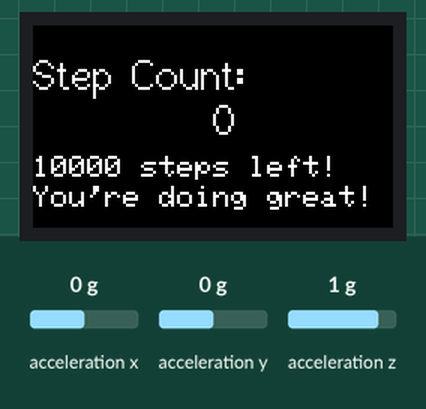
This program was run on a simulated ESP32. Shown: 240×135 colour display. Inputs (shaded band) come from the test bench; at power-on: acceleration x 0 g, acceleration y 0 g, acceleration z 1 g. WiFi joins after 1.5 s; servers stay silent unless stated; uploads are accepted with an empty reply; EEPROM starts erased; what the program prints to the serial monitor is not drawn.

Above: at 16.0 s.
16.1 s: acceleration x set to -1.4 g
At 16.8 s:
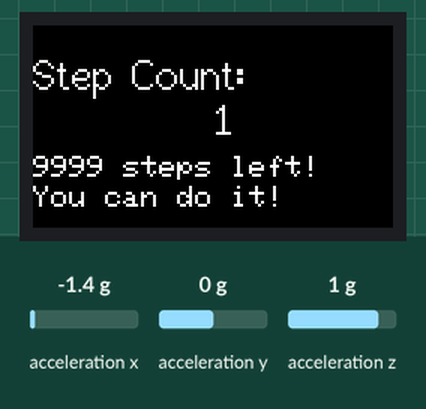
19.1 s: acceleration x set to 0 g
20.6 s: acceleration y set to -1.4 g
At 22.5 s:
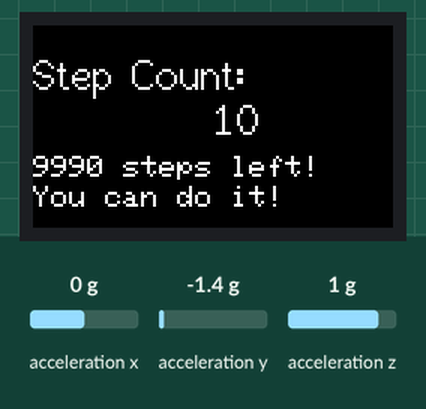
22.6 s: acceleration y set to 0 g
24.1 s: acceleration z set to -1.4 g
At 26.2 s:
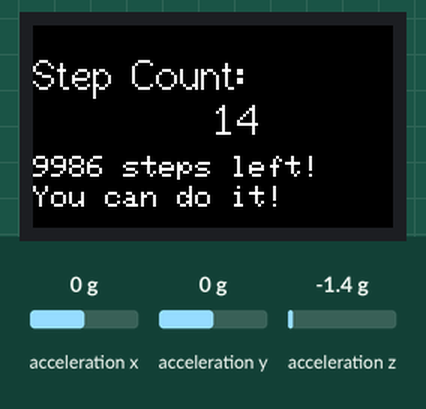
26.3 s: acceleration z set to -0.8 g
Timing chart, 0 to 28.8 s (numbered marks = the images above; inputs shaded):
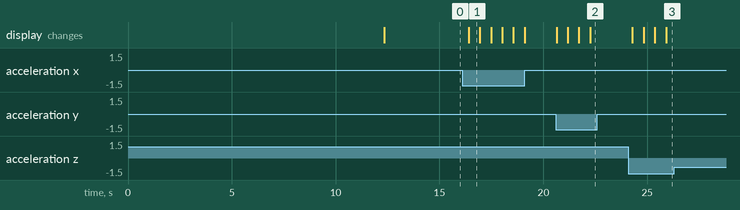

Measured:
- after the input at 16.1 s, the display: changes after 0.31 s (image 1)
- after the input at 19.1 s, every drawn part: stays the same
- after the input at 20.6 s, the display: first changes at once (image 2 shows a later state)
- after the input at 22.6 s, every drawn part: stays the same
- after the input at 24.1 s, the display: first changes after 0.20 s (image 3 shows a later state)
- after the input at 26.3 s, every drawn part: stays the same
- what the display in image 1 shows lasts 0.5 s, from 16.4 s to 16.9 s

The program:

main.cpp
```cpp
#include <Arduino.h>
#include <HttpClient.h>
#include <WiFi.h>
#include <inttypes.h>
#include <stdio.h>
#include "esp_system.h"
#include "freertos/FreeRTOS.h"
#include "freertos/task.h"
#include "nvs.h"
#include "nvs_flash.h"
#include <Wire.h>
#include <Adafruit_Sensor.h>
#include <Adafruit_ADXL345_U.h>
#include <TFT_eSPI.h>

//accelerometer stuff
Adafruit_ADXL345_Unified adxl = Adafruit_ADXL345_Unified(12345);
int steps = 0;
float threshold = 1.5;
float baseX = 0.0;
float baseY = 0.0;
float baseZ = 0.0;

//wifi information
char ssid[50];
char pass[50];

// Number of milliseconds to wait without receiving any data before we give up
const int kNetworkTimeout = 30 * 1000;

// Number of milliseconds to wait if no data is available before trying again
const int kNetworkDelay = 1000;

TFT_eSPI tft = TFT_eSPI();

//calibrates acccelerometer for 10 seconds
void calibrateSensor() {
  const int samples = 100;
  float tempX = 0.0, tempY = 0.0, tempZ = 0.0;

  for (int i = 0; i < samples; i++) {
    sensors_event_t event;
    adxl.getEvent(&event);
    tempX += event.acceleration.x;
    tempY += event.acceleration.y;
    tempZ += event.acceleration.z;
    delay(100);
  }
  baseX = tempX / samples;
  baseY = tempY / samples;
  baseZ = tempZ / samples;
  Serial.println("Done Calibrating.");
}

void nvs_access() {
  // Initialize NVS
  esp_err_t err = nvs_flash_init();
  if (err == ESP_ERR_NVS_NO_FREE_PAGES ||
    err == ESP_ERR_NVS_NEW_VERSION_FOUND) {
    // NVS partition was truncated and needs to be erased
    // Retry nvs_flash_init
    ESP_ERROR_CHECK(nvs_flash_erase());
    err = nvs_flash_init();
  }
  ESP_ERROR_CHECK(err);

  // Open
  Serial.printf("\n");
  Serial.printf("Opening Non-Volatile Storage (NVS) handle... ");
  nvs_handle_t my_handle;
  err = nvs_open("storage", NVS_READWRITE, &my_handle);
  if (err != ESP_OK) {
    Serial.printf("Error (%s) opening NVS handle!\n", esp_err_to_name(err));
  } else {
    Serial.printf("Done\n");
    Serial.printf("Retrieving SSID/PASSWD\n");
    size_t ssid_len;
    size_t pass_len;
    err = nvs_get_str(my_handle, "ssid", ssid, &ssid_len);
    err |= nvs_get_str(my_handle, "pass", pass, &pass_len);
    switch (err) {
      case ESP_OK:
        Serial.printf("Done\n");
        break;
      case ESP_ERR_NVS_NOT_FOUND:
        Serial.printf("The value is not initialized yet!\n");
        break;
      default:
        Serial.printf("Error (%s) reading!\n", esp_err_to_name(err));
    }
  }
  // Close
  nvs_close(my_handle);
}

// updates display to show steps taken and steps remaining
void updateDisplay() {
  tft.fillScreen(TFT_BLACK);
  tft.setCursor(0, 0);
  float height = tft.height()/2;
  float width = tft.width()/2;
  tft.drawString("Step Count: ", 0, height-50, 2);
  char str[100];
  sprintf(str, "%d", steps);
  tft.drawString(str, width, height-20, 2);
  char str2[100];
  sprintf(str2, "%d steps left!", 10000-steps);
  tft.drawString(str2, 0, height+20, 1);
  if(10000-steps <= 2000){
    tft.drawString("Almost there!", 0, height+40, 1);
  } else if (steps%3 == 0) {
    tft.drawString("You're doing great!", 0, height+40, 1);
  } else {
    tft.drawString("You can do it!", 0, height+40, 1);
  }

}

void setup() {
  Serial.begin(9600);
  delay(1000);
  // Retrieve SSID/PASSWD from flash before anything else
  nvs_access();

  delay(1000);
  //accelerometer stuff
  Wire.begin();
  if(!adxl.begin()){
    Serial.println("Could not find ADXL345, check wiring!");
    while(1);
  }

  calibrateSensor();

  tft.init();
  tft.setRotation(1);
  tft.setTextSize(2);
  tft.setTextColor(TFT_WHITE);
  tft.setCursor(0, 0);
  updateDisplay();

  // We start by connecting to a WiFi network
  delay(1000);
  Serial.println();
  Serial.println();
  Serial.print("Connecting to ");
  Serial.println(ssid);

  WiFi.begin(ssid, pass);

  while (WiFi.status() != WL_CONNECTED) {
    delay(500);
    Serial.print(".");
  }

  Serial.println("");
  Serial.println("WiFi connected");
  Serial.println("IP address: ");
  Serial.println(WiFi.localIP());
  Serial.println("MAC address: ");
  Serial.println(WiFi.macAddress());

}

void loop() {
  int err = 0;
  WiFiClient c;
  HttpClient http(c);

  sensors_event_t event;
  adxl.getEvent(&event);
  float accelX = event.acceleration.x;
  float accelY = event.acceleration.y;
  float accelZ = event.acceleration.z;

  float rootmeansquare = sqrt(accelX*accelX+accelY*accelY+accelZ*accelZ);
  float basemeansquare = sqrt(baseX*baseX+baseY*baseY+baseZ*baseZ);

  if (rootmeansquare > basemeansquare+threshold) {
    steps++;
    updateDisplay();
  }

  char url[100];
  sprintf(url, "/?total_steps_taken=%d", steps);
  err = http.get("3.133.102.136", 5000, url, NULL);

  if (err == 0) {
    Serial.println("startedRequest ok");
    err = http.responseStatusCode();
    if (err >= 0) {
      Serial.print("Got status code: ");
      Serial.println(err);
      err = http.skipResponseHeaders();
      if (err >= 0) {

      } else {
        Serial.print("Failed to skip response headers: ");
        Serial.println(err);
      }
    } else {
      Serial.print("Getting response failed: ");
      Serial.println(err);
    }
  } else {
    Serial.print("Connect failed: ");
    Serial.println(err);
  }
  http.stop();

  delay(300); //to account for time during the step
}

// to set the passcode
/* void setup() {
  Serial.begin(9600);
  delay(1000);
  // Initialize NVS
  esp_err_t err = nvs_flash_init();
  if (err == ESP_ERR_NVS_NO_FREE_PAGES ||
    err == ESP_ERR_NVS_NEW_VERSION_FOUND) {
    // NVS partition was truncated and needs to be erased
    // Retry nvs_flash_init
    ESP_ERROR_CHECK(nvs_flash_erase());
    err = nvs_flash_init();
  }
  ESP_ERROR_CHECK(err);
  Serial.printf("\n");
  Serial.printf("Opening Non-Volatile Storage (NVS) handle... ");
  nvs_handle_t my_handle;
  err = nvs_open("storage", NVS_READWRITE, &my_handle);
  if (err != ESP_OK) {
    Serial.printf("Error (%s) opening NVS handle!\n", esp_err_to_name(err));
  } else {
    Serial.printf("Done\n");
    // Write
    Serial.printf("Updating ssid/pass in NVS ... ");
    char ssid[] = "";
    char pass[] = "";
    err = nvs_set_str(my_handle, "ssid", ssid);
    err |= nvs_set_str(my_handle, "pass", pass);
    Serial.printf((err != ESP_OK) ? "Failed!\n" : "Done\n");
    // Commit written value.
    // After setting any values, nvs_commit() must be called to ensure changes
    // are written to flash storage. Implementations may write to storage at
    // other times, but this is not guaranteed.
    Serial.printf("Committing updates in NVS ... ");
    err = nvs_commit(my_handle);
    Serial.printf((err != ESP_OK) ? "Failed!\n" : "Done\n");
    // Close
    nvs_close(my_handle);
  }
}

void loop() {
// put your main code here, to run repeatedly:
  delay(1000);
} */
```
